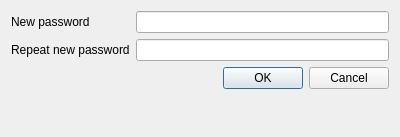
<?xml version="1.0" encoding="UTF-8"?>
<ui version="4.0">
 <class>SetPasswordWindow</class>
 <widget class="QDialog" name="SetPasswordWindow">
  <property name="geometry">
   <rect>
    <x>0</x>
    <y>0</y>
    <width>400</width>
    <height>137</height>
   </rect>
  </property>
  <property name="windowTitle">
   <string>Set new password</string>
  </property>
  <layout class="QFormLayout" name="formLayout_2">
   <item row="0" column="0">
    <widget class="QLabel" name="lblNewPassword">
     <property name="text">
      <string>New password</string>
     </property>
    </widget>
   </item>
   <item row="0" column="1">
    <widget class="QLineEdit" name="txtPassword1">
     <property name="echoMode">
      <enum>QLineEdit::EchoMode::Password</enum>
     </property>
    </widget>
   </item>
   <item row="1" column="0">
    <widget class="QLabel" name="lblRepeatNewPassword">
     <property name="text">
      <string>Repeat new password</string>
     </property>
    </widget>
   </item>
   <item row="1" column="1">
    <widget class="QLineEdit" name="txtPassword2">
     <property name="echoMode">
      <enum>QLineEdit::EchoMode::Password</enum>
     </property>
    </widget>
   </item>
   <item row="2" column="1">
    <layout class="QHBoxLayout" name="horizontalLayout">
     <item>
      <spacer name="horizontalSpacer">
       <property name="orientation">
        <enum>Qt::Orientation::Horizontal</enum>
       </property>
       <property name="sizeHint" stdset="0">
        <size>
         <width>40</width>
         <height>20</height>
        </size>
       </property>
      </spacer>
     </item>
     <item>
      <widget class="QPushButton" name="btnOK">
       <property name="text">
        <string>OK</string>
       </property>
      </widget>
     </item>
     <item>
      <widget class="QPushButton" name="btnCancel">
       <property name="text">
        <string>Cancel</string>
       </property>
      </widget>
     </item>
    </layout>
   </item>
  </layout>
 </widget>
 <resources/>
 <connections/>
</ui>
